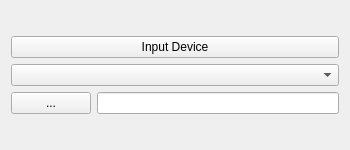
<?xml version="1.0" encoding="UTF-8"?>
<ui version="4.0">
 <class>FormDev</class>
 <widget class="QWidget" name="FormDev">
  <property name="geometry">
   <rect>
    <x>0</x>
    <y>0</y>
    <width>350</width>
    <height>150</height>
   </rect>
  </property>
  <property name="windowTitle">
   <string>Form</string>
  </property>
  <layout class="QGridLayout" name="gridLayout_2">
   <item row="0" column="0">
    <layout class="QGridLayout" name="gridLayout">
     <item row="0" column="0" colspan="2">
      <widget class="QPushButton" name="pushButtonCheck">
       <property name="text">
        <string>Input Device</string>
       </property>
      </widget>
     </item>
     <item row="1" column="0" colspan="2">
      <widget class="QComboBox" name="comboBoxTape"/>
     </item>
     <item row="2" column="0">
      <widget class="QPushButton" name="pushButtonFile">
       <property name="text">
        <string>...</string>
       </property>
      </widget>
     </item>
     <item row="2" column="1">
      <widget class="QLineEdit" name="lineEditDisk"/>
     </item>
    </layout>
   </item>
  </layout>
 </widget>
 <resources/>
 <connections/>
</ui>
